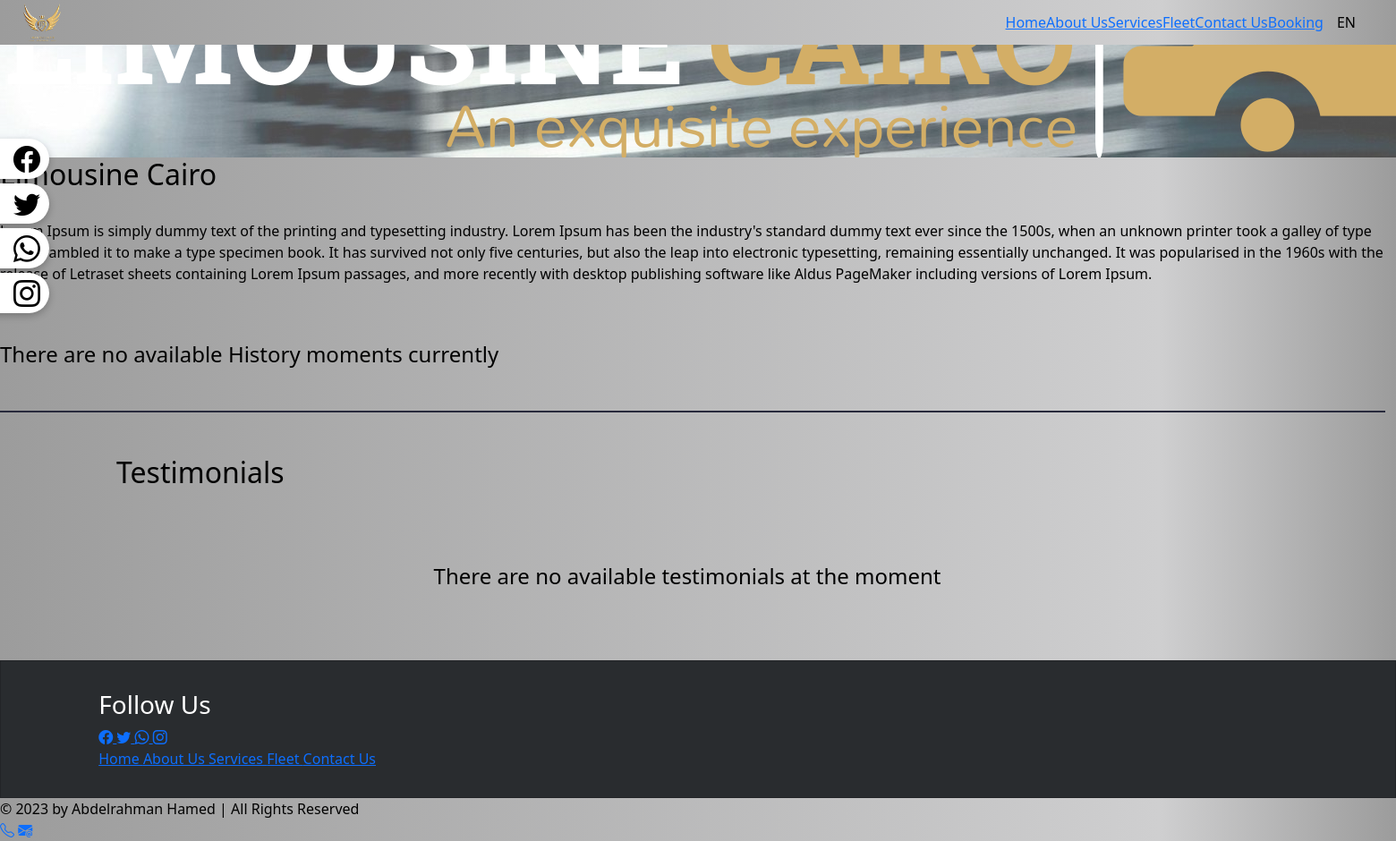
/about-us, run on an earlier commit of the app's database.
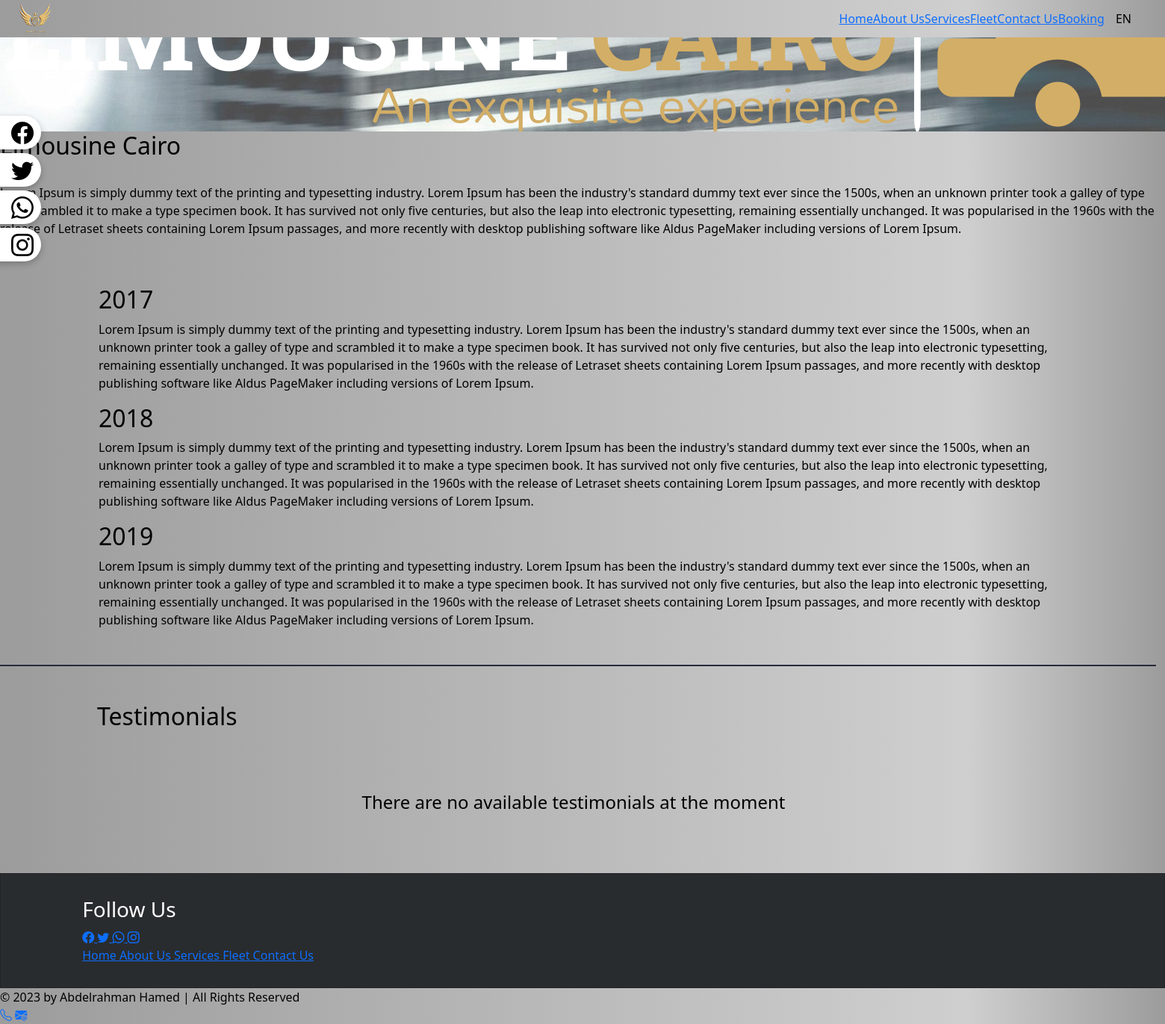
And on a later commit of the database.
### lc_app/models.py (models this page shows, shortened)
class PagesInfo(models.Model):
    title = models.CharField(max_length=200)
    title_ar = models.CharField(max_length=200)
    description = models.TextField()
    description_ar = models.TextField()
    banner = ResizedImageField(quality=80, force_format='JPEG', upload_to=extras.PathRename('pages_banners'), storage=extras.OverwriteStorage())

class ContactInfo(models.Model):
    address = models.CharField(max_length=1000)
    address_ar = models.CharField(max_length=1000)
    phone_1 = models.CharField(max_length=11, validators=[RegexValidator(r'^\d{1,10}$')])
    phone_2 = models.CharField(max_length=11, validators=[RegexValidator(r'^\d{1,10}$')])
    email = models.EmailField(max_length=254)

class History(models.Model):
    today = datetime.date.today()
    year = today.year
    date = models.PositiveIntegerField(default=1900, validators=[MinValueValidator(1990), MaxValueValidator(int(year))])
    description = models.TextField()
    description_ar = models.TextField()

### lc_app/views.py (the view)
# urls.py: path('about-us', views.about, name='about-us'),
def about(request):
    history = History.objects.all().order_by('date')
    Testimonials = Testimonial.objects.all()
    context = {
        'History': history,
        'Testimonials': Testimonials
    }
    return render(request, 'about.html', context)

### templates/about.html (shortened to what this page needs)
{% load static %}
{% load extras %}
<!DOCTYPE html>
{% if request.COOKIES.language == "AR" %}
<html lang="ar" dir="rtl">
{% else %}
<html lang="en" dir="ltr">
{% endif %}
<head>
    <link rel="stylesheet" type="text/css" href="{% static 'limo_app/main/styles.css' %}">
    <link rel="stylesheet" type="text/css" href="{% static 'limo_app/section/styles.css' %}">
    <link rel="stylesheet" type="text/css" href="{% static 'limo_app/about/styles.css' %}">
    <link rel="stylesheet" type="text/css" href="{% static 'limo_app/navbar/styles.css' %}">
    <link rel="stylesheet" type="text/css"
        href="{% static 'limo_app/libs/bootstrap-5.3.0-alpha1-dist/css/bootstrap.min.css' %}">
    <link rel="stylesheet" href="https://cdn.jsdelivr.net/npm/bootstrap-icons@1.10.3/font/bootstrap-icons.css">
    <link rel="stylesheet" href="https://cdnjs.cloudflare.com/ajax/libs/flag-icon-css/0.8.2/css/flag-icon.min.css">
</head>
<body>
    <div class="nav-wrapper h-100">
        {% include 'navbar.html' %}
    </div>
    <div class="body-wrapper menuDisplayed">
        <div id="main-body" class="main-body col-lg-12">
            {% with pages_info|get_by_index:0 as page%}
                <div class="parallax" style="background-image: linear-gradient(rgba(255, 255, 255, 0.3), rgba(255, 255, 255, 0.3)), url({{page.banner.url}});">
                    <img src="{% static 'limo_app/images/logo2.png' %}" alt="About LimousineCairo - عن ليموزين القاهرة">
                </div>
            {% endwith %}
            <div class="about-comp">
                <h2>
                    {% with pages_info|get_by_index:0 as page%}
                        {% if request.COOKIES.language == "AR" %}
                            {{ page.title_ar }}
                        {% else %}
                            {{ page.title }}
                        {% endif %}
                    {% endwith %}
                </h2>
                <br>
                <p>
                    {% with pages_info|get_by_index:0 as page%}
                        {% if request.COOKIES.language == "AR" %}
                            {{ page.description_ar }}
                        {% else %}
                            {{ page.description }}
                        {% endif %}
                    {% endwith %}
                </p>
                <br>
                <br>
                <div class="timeline">
                    {% if History %}
                        {% for moment in History %}
                            {% if request.COOKIES.language == "AR" %}
                                {% if forloop.counter0|divisibleby:2 %}
                                    <div class="container right">
                                        <div class="content">
                                            <h2>{{moment.date}}</h2>
                                            <p>
                                                {% if request.COOKIES.language == "AR" %}
                                                    {{moment.description_ar}}
                                                {% else %}
                                                    {{moment.description}}
                                                {% endif %}
                                            </p>
                                        </div>
                                    </div>
                                {% else %}
                                    <div class="container left">
                                        <div class="content">
                                            <h2>{{moment.date}}</h2>
                                            <p>
                                                {% if request.COOKIES.language == "AR" %}
                                                    {{moment.description_ar}}
                                                {% else %}
                                                    {{moment.description}}
                                                {% endif %}
                                            </p>
                                        </div>
                                    </div>
                                {% endif %}
                            {% else %}
                                {% if forloop.counter0|divisibleby:2 %}
                                    <div class="container left">
                                        <div class="content">
                                            <h2>{{moment.date}}</h2>
                                            <p>
                                                {% if request.COOKIES.language == "AR" %}
                                                    {{moment.description_ar}}
                                                {% else %}
                                                    {{moment.description}}
                                                {% endif %}
                                            </p>
                                        </div>
                                    </div>
                                {% else %}
                                    <div class="container right">
                                        <div class="content">
                                            <h2>{{moment.date}}</h2>
                                            <p>
                                                {% if request.COOKIES.language == "AR" %}
                                                    {{moment.description_ar}}
                                                {% else %}
                                                    {{moment.description}}
                                                {% endif %}
                                            </p>
                                        </div>
                                    </div>
                                {% endif %}
                            {% endif %}
                        {% endfor %}
                    {% else %}
                        {% if request.COOKIES.language == "AR" %}
                            <h4>لا يوجد لحظات تاريخية في الوقت الحالي</h4>
                        {% else %}
                            <h4>There are no available History moments currently</h4>
                        {% endif %}
                    {% endif %}
                </div>
                <div class="row mt-5 w-100" id="section-7" style="border-top: 2px solid rgb(40, 42, 60);">
                    <div class="col-sm-10 m-auto pt-5 pb-5">
                        <h2>
                            {% if request.COOKIES.language == "AR" %}
                                اراء العملاء
                            {% else %}
                                Testimonials
                            {% endif %}
                        </h2>
                        <br>
                        <div class="testimonials-container">
                            {% if Testimonials %}
                                {% for testimonial in Testimonials %}
                                    <div class="testimonials-item card text-center">
                                        <i class="bi bi-quote"></i>
                                        <div class="card-body blockquote">
                                            <p class="card-text">
                                                {% if request.COOKIES.language == "AR" %}
                                                    {{testimonial.quote_ar}}
                                                {% else %}
                                                    {{testimonial.quote}}
                                                {% endif %}
                                            </p>
                                            <footer class="blockquote-footer">
                                                <cite title="Source Title">
                                                    {% if request.COOKIES.language == "AR" %}
                                                        {{testimonial.name_ar}}
                                                    {% else %}
                                                        {{testimonial.name}}
                                                    {% endif %}
                                                </cite>
                                            </footer>
                                        </div>
                                    </div>
                                {% endfor %}
                            {% else %}
                                {% if request.COOKIES.language == "AR" %}
                                    <h4>لا يوجد اراء العملاء في الوقت الحالي</h4>
                                {% else %}
                                    <h4>There are no available testimonials at the moment</h4>
                                {% endif %}
                            {% endif %}
                        </div>
                        <br>
                    </div>
                </div>
            </div>
        </div>
        {% include 'footer.html' %}
    </div>
    {% include 'add-ons.html' %}
</body>
</html>

What changed in the data, as far as the page shows it:
added History: date "2017", description "Lorem Ipsum is simply dummy text of the printing and typesetting industry. Lorem Ipsum has been the industry's standard dummy text ever since the 1500s, when an unknown printer took a galley of type and scrambled it to make a type specimen book. It has survived not only five centuries, but also the leap into electronic typesetting, remaining essentially unchanged. It was popularised in the 1960s with the release of Letraset sheets containing Lorem Ipsum passages, and more recently with desktop publishing software like Aldus PageMaker including versions of Lorem Ipsum."
added History: date "2018", description "Lorem Ipsum is simply dummy text of the printing and typesetting industry. Lorem Ipsum has been the industry's standard dummy text ever since the 1500s, when an unknown printer took a galley of type and scrambled it to make a type specimen book. It has survived not only five centuries, but also the leap into electronic typesetting, remaining essentially unchanged. It was popularised in the 1960s with the release of Letraset sheets containing Lorem Ipsum passages, and more recently with desktop publishing software like Aldus PageMaker including versions of Lorem Ipsum."
added History: date "2019", description "Lorem Ipsum is simply dummy text of the printing and typesetting industry. Lorem Ipsum has been the industry's standard dummy text ever since the 1500s, when an unknown printer took a galley of type and scrambled it to make a type specimen book. It has survived not only five centuries, but also the leap into electronic typesetting, remaining essentially unchanged. It was popularised in the 1960s with the release of Letraset sheets containing Lorem Ipsum passages, and more recently with desktop publishing software like Aldus PageMaker including versions of Lorem Ipsum."
Also different on the page:
text no longer shown: "There are no available History moments currently"
